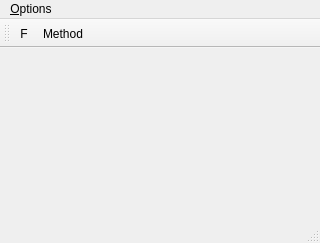
<?xml version="1.0" encoding="UTF-8"?>
<ui version="4.0">
 <class>MainWindow</class>
 <widget class="QMainWindow" name="MainWindow">
  <property name="geometry">
   <rect>
    <x>0</x>
    <y>0</y>
    <width>320</width>
    <height>243</height>
   </rect>
  </property>
  <property name="minimumSize">
   <size>
    <width>0</width>
    <height>0</height>
   </size>
  </property>
  <property name="windowTitle">
   <string>MainWindow</string>
  </property>
  <widget class="QWidget" name="centralWidget">
   <layout class="QGridLayout" name="gridLayout">
    <item row="0" column="0">
     <widget class="QCustomPlot" name="customPlot" native="true"/>
    </item>
   </layout>
  </widget>
  <widget class="QToolBar" name="mainToolBar">
   <attribute name="toolBarArea">
    <enum>TopToolBarArea</enum>
   </attribute>
   <attribute name="toolBarBreak">
    <bool>false</bool>
   </attribute>
   <addaction name="actionF"/>
   <addaction name="actionMethod"/>
  </widget>
  <widget class="QStatusBar" name="statusBar"/>
  <widget class="QMenuBar" name="menuBar">
   <property name="geometry">
    <rect>
     <x>0</x>
     <y>0</y>
     <width>320</width>
     <height>21</height>
    </rect>
   </property>
   <widget class="QMenu" name="menuFunction">
    <property name="title">
     <string>&amp;Options</string>
    </property>
    <addaction name="actionFunctions"/>
    <addaction name="actionMethods"/>
   </widget>
   <addaction name="menuFunction"/>
  </widget>
  <action name="actionF">
   <property name="checkable">
    <bool>true</bool>
   </property>
   <property name="icon">
    <iconset resource="fun.qrc">
     <normaloff>:/fun.png</normaloff>:/fun.png</iconset>
   </property>
   <property name="text">
    <string>F</string>
   </property>
   <property name="toolTip">
    <string>Select function</string>
   </property>
  </action>
  <action name="actionFunctions">
   <property name="text">
    <string>Functions</string>
   </property>
  </action>
  <action name="actionMethods">
   <property name="text">
    <string>Methods</string>
   </property>
  </action>
  <action name="actionMethod">
   <property name="icon">
    <iconset resource="Image/image.qrc">
     <normaloff>:/man.png</normaloff>:/man.png</iconset>
   </property>
   <property name="text">
    <string>Method</string>
   </property>
   <property name="toolTip">
    <string>Select method</string>
   </property>
  </action>
 </widget>
 <layoutdefault spacing="6" margin="11"/>
 <customwidgets>
  <customwidget>
   <class>QCustomPlot</class>
   <extends>QWidget</extends>
   <header>../../qcustomplot.h</header>
   <container>1</container>
  </customwidget>
 </customwidgets>
 <resources>
  <include location="Image/image.qrc"/>
  <include location="fun.qrc"/>
 </resources>
 <connections/>
</ui>
